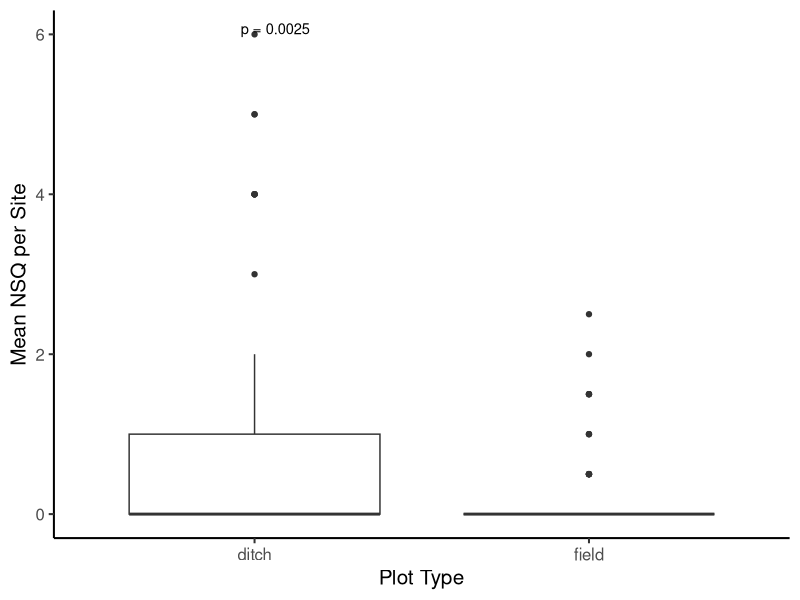
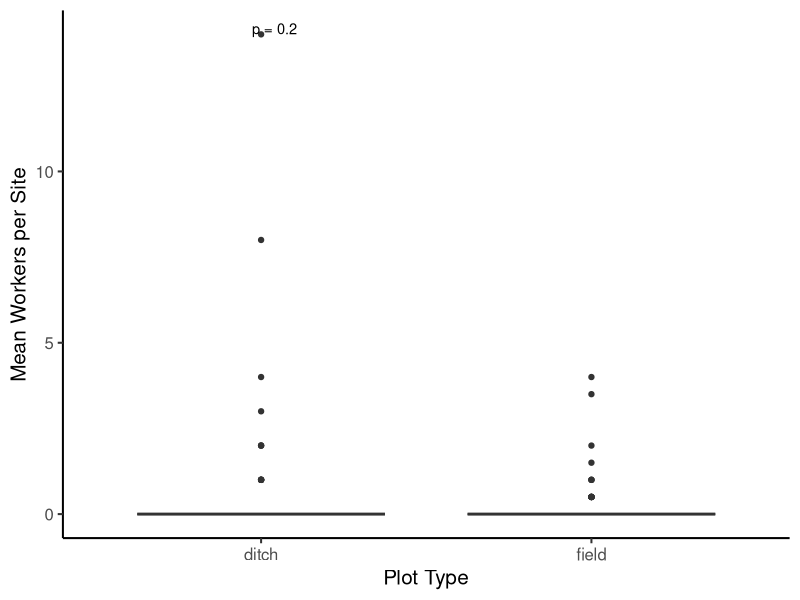
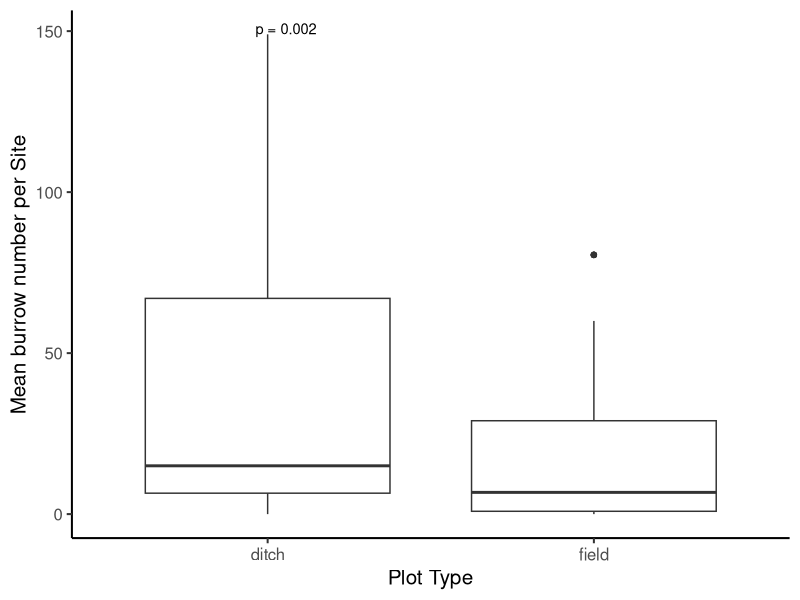
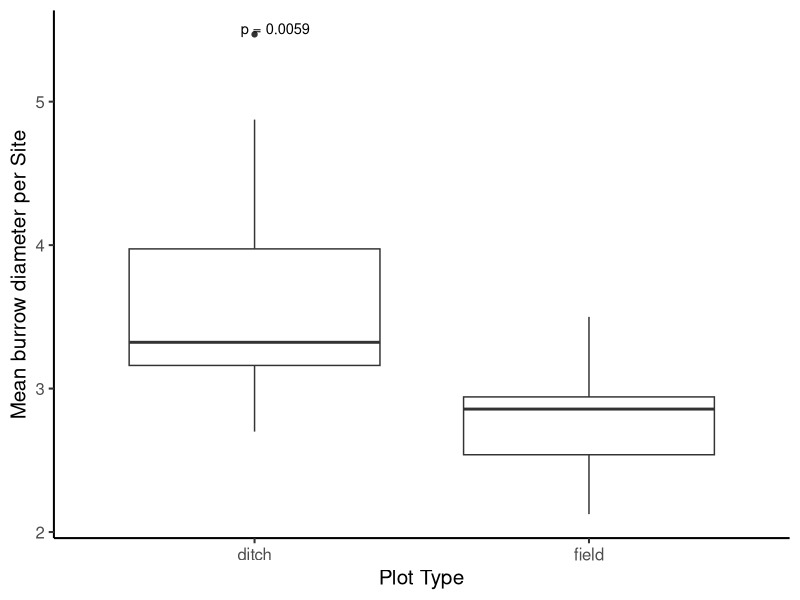
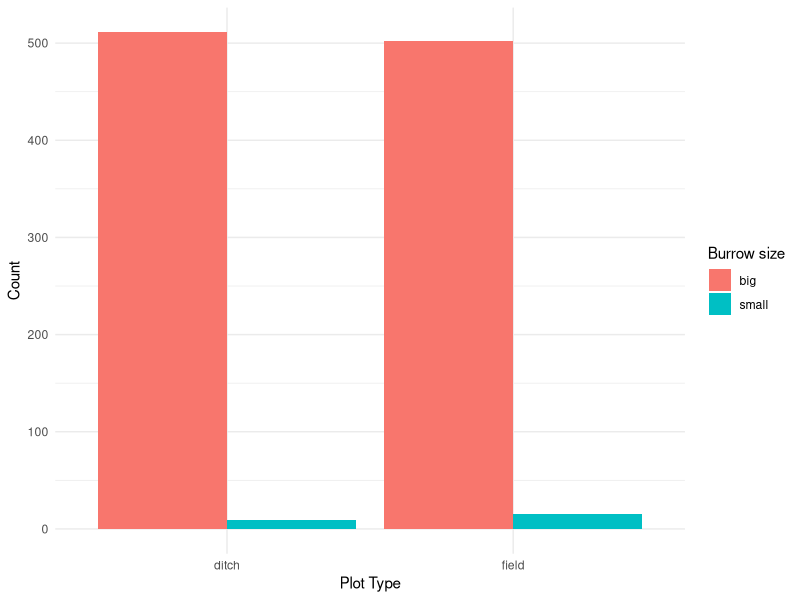
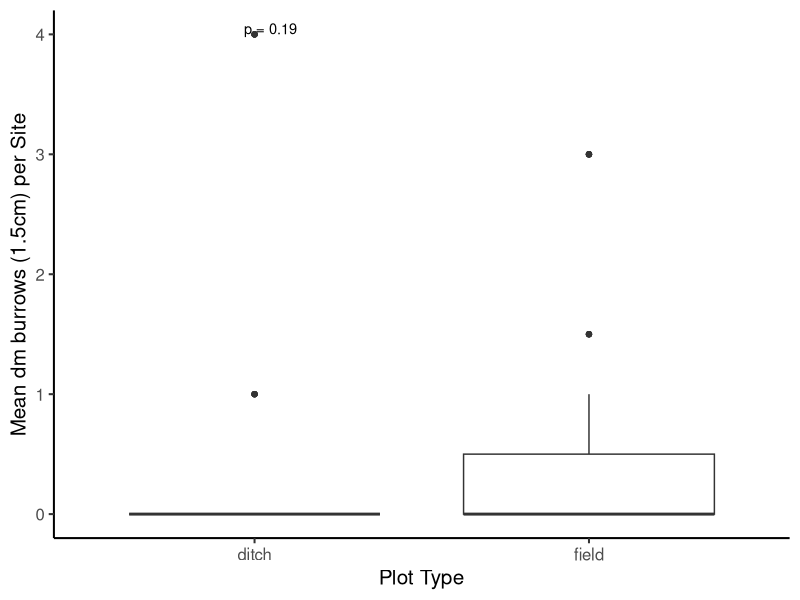
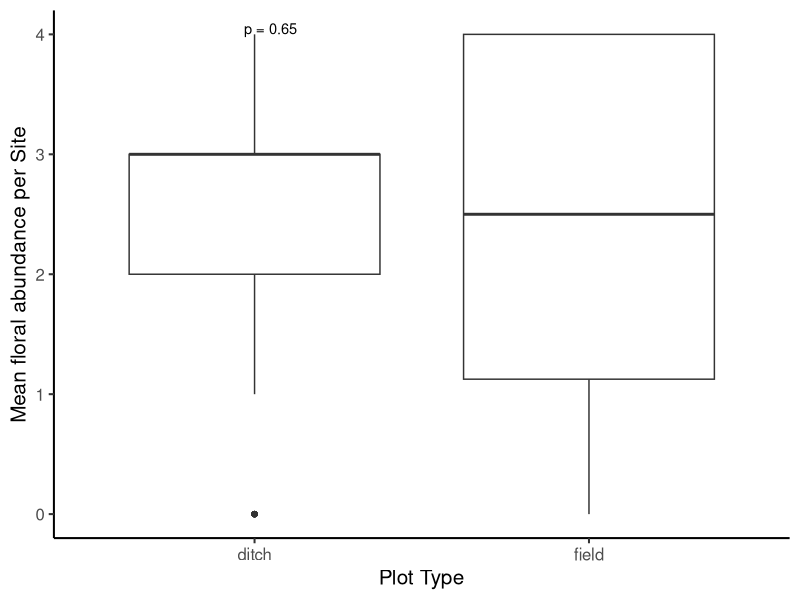

The R script that drew these images, in order:
## ---- chunk 1
knitr::opts_chunk$set(echo = TRUE)
knitr::opts_knit$set(root.dir = "~/Library/CloudStorage/OneDrive-UBC/MSc/12_analysis/rodent-bee-blueberry")
## ---- chunk 2
#load packages
library(ggplot2) #for plots
library(dplyr) #for working with dataframes
library(tidyr) #for working with datasets
library(lme4) #for mixed effects models
library(ggpubr) #for adding significance asterisks to graph
library(stringr)

#read in data
data <- read.csv("06_cleandata/combined_plot_data.csv")
rodent <- read.csv("06_cleandata/rodent_clean.csv")

#check that variables are in appropriate format
str(data)

#change character columns to factors
data <- data %>%
   mutate(
     site_id = as.factor(site_id),
     round = as.factor(round),
     plot_id = as.factor(plot_id),
     bee_date = as.Date(bee_date),
     area = as.factor(area))

#add column for ditch vs field
data <- data %>%
  mutate(field_ditch = case_when(
    str_detect(plot_id, "p1|p2") ~ "field",
    str_detect(plot_id, "d") ~ "ditch",
    TRUE ~ NA_character_
  ))

#add column for ditch vs field
rodent <- rodent %>%
  mutate(field_ditch = case_when(
    str_detect(plot_id, "p1|p2") ~ "field",
    str_detect(plot_id, "d") ~ "ditch",
    TRUE ~ NA_character_
  ))

#add column for small holes (dm)
rodent <- rodent %>%
  mutate(burrow_size = case_when(
    diameter_cm <= 1.5 ~ "small",
    diameter_cm > 1.5 ~ "big",
    TRUE ~ NA_character_
  ))
## ---- chunk 3
#aggregate across site and round to account for 2 field plots at each site vs 1 ditch plot at each site
data_site_avg <- data %>%
  group_by(site_id, round, field_ditch) %>%
  summarise(mean_nsq = mean(nest_searching_queens, na.rm = TRUE), .groups = "drop")

#plot
ggplot(data_site_avg, aes(x = field_ditch, y = mean_nsq)) +
  geom_boxplot() +
  theme_classic(base_size = 15) +
  xlab("Plot Type") +
  ylab("Mean NSQ per Site") +
  stat_compare_means(method = "t.test", label = "p.format", size = 3.7, vjust = 0)
## ---- chunk 4
data_site_avg2 <- data %>%
  group_by(site_id, round, field_ditch) %>%
  summarise(mean_workers = mean(workers, na.rm = TRUE), .groups = "drop")

ggplot(data_site_avg2, aes(x = field_ditch, y = mean_workers)) +
  geom_boxplot() +
  theme_classic(base_size = 15) +
  xlab("Plot Type") +
  ylab("Mean Workers per Site") +
  stat_compare_means(method = "t.test", label = "p.format", size = 3.7, vjust = 0)
## ---- chunk 5
data_site_avg3 <- data %>%
  group_by(site_id, round, field_ditch) %>%
  summarise(mean_burrows = mean(num_burrows, na.rm = TRUE), .groups = "drop")

ggplot(data_site_avg3, aes(x = field_ditch, y = mean_burrows)) +
  geom_boxplot() +
  theme_classic(base_size = 15) +
  xlab("Plot Type") +
  ylab("Mean burrow number per Site") +
  stat_compare_means(method = "t.test", label = "p.format", size = 3.7, vjust = 0)
## ---- chunk 6
data_site_avg4 <- rodent %>%
  group_by(site_id, round, field_ditch) %>%
  summarise(mean_burrow_dia = mean(diameter_cm, na.rm = TRUE), .groups = "drop")

ggplot(data_site_avg4, aes(x = field_ditch, y = mean_burrow_dia)) +
  geom_boxplot() +
  theme_classic(base_size = 15) +
  xlab("Plot Type") +
  ylab("Mean burrow diameter per Site") +
  stat_compare_means(method = "t.test", label = "p.format", size = 3.7, vjust = 0)
## ---- chunk 7
ggplot(rodent, aes(fill = burrow_size, x = field_ditch)) +
  geom_bar(position = "dodge") +
  labs(,
    x = "Plot Type",
    y = "Count",
    fill = "Burrow size"
  ) +
  theme_minimal()
## ---- chunk 8
data_site_avg5 <- data %>%
  group_by(site_id, round, field_ditch) %>%
  summarise(mean_dm = mean(num_dm_size, na.rm = TRUE), .groups = "drop")

ggplot(data_site_avg5, aes(x = field_ditch, y = mean_dm)) +
  geom_boxplot() +
  theme_classic(base_size = 15) +
  xlab("Plot Type") +
  ylab("Mean dm burrows (1.5cm) per Site") +
  stat_compare_means(method = "t.test", label = "p.format", size = 3.7, vjust = 0)
## ---- chunk 9
data_site_avg6 <- data %>%
  group_by(site_id, round, field_ditch) %>%
  summarise(mean_floral_abun = mean(bombus_floral_abun, na.rm = TRUE), .groups = "drop")

ggplot(data_site_avg6, aes(x = field_ditch, y = mean_floral_abun)) +
  geom_boxplot() +
  theme_classic(base_size = 15) +
  xlab("Plot Type") +
  ylab("Mean floral abundance per Site") +
  stat_compare_means(method = "t.test", label = "p.format", size = 3.7, vjust = 0)
